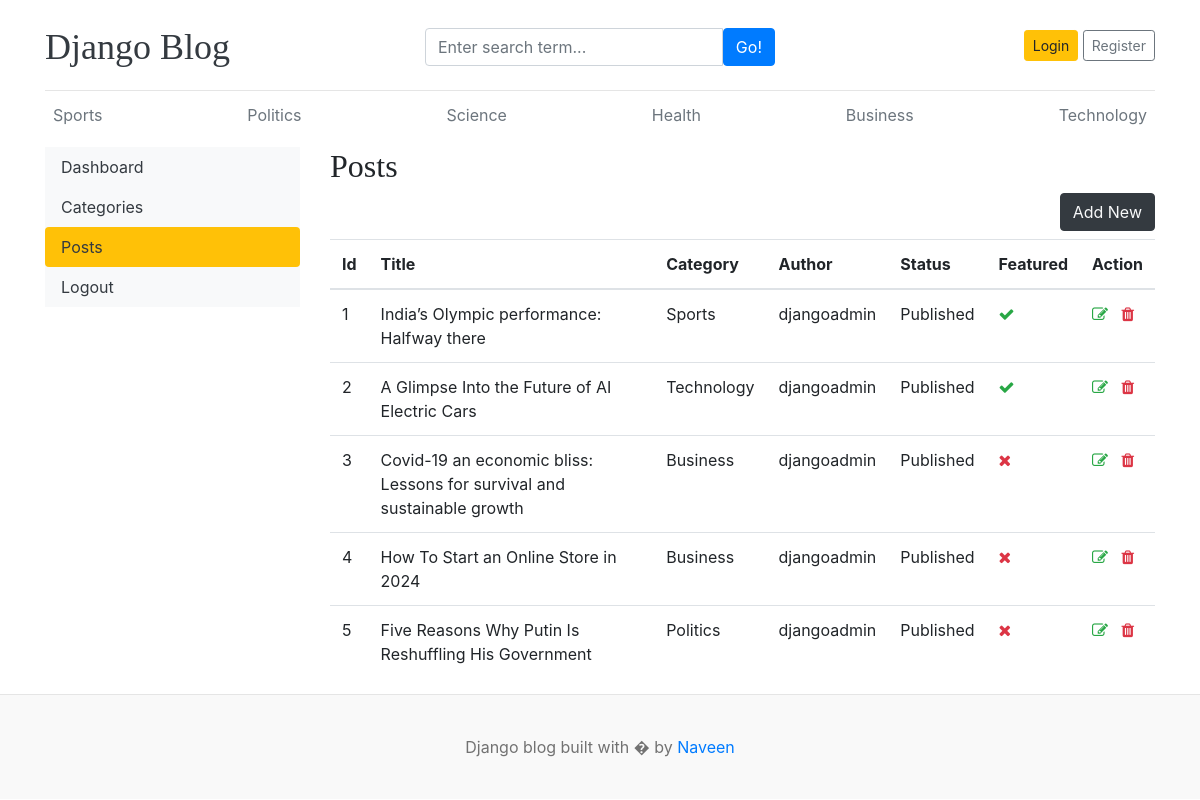
The page /dashboard/posts/ on the database as committed earlier.
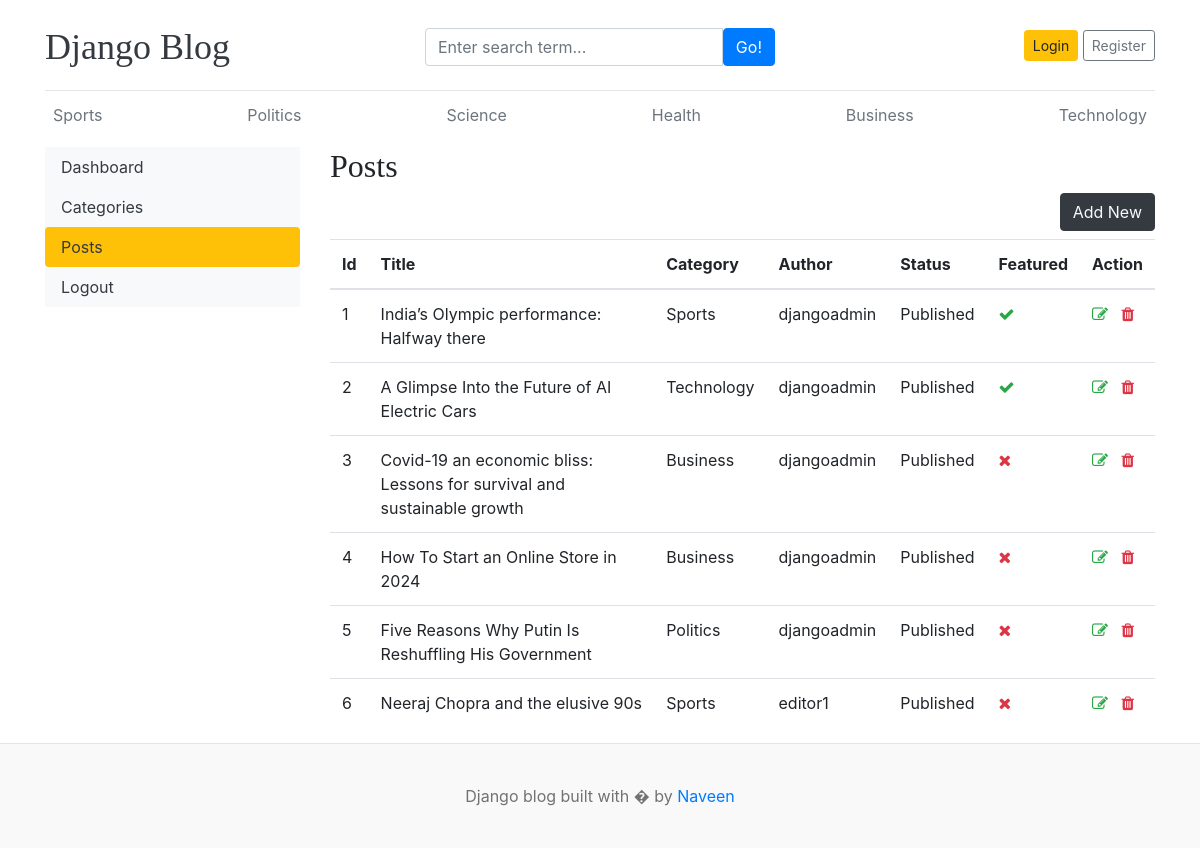
The same page on the database as committed later.
### blog_mod/models.py (models this page shows, shortened)
class Category(models.Model):
    category_name = models.CharField(max_length=50, unique=True)
    created_at = models.DateTimeField(auto_now_add=True)
    updated_at = models.DateTimeField(auto_now=True)
    class Meta:
        verbose_name_plural = "categories"
    def __str__(self) -> str:
        return self.category_name

class Blog(models.Model):
    title = models.CharField(max_length=100)
    slug = models.SlugField(max_length=150, unique=True, blank=True) # blank=true means it is optional field
    category = models.ForeignKey(Category, on_delete=models.CASCADE)
    author = models.ForeignKey(User, models.CASCADE)
    featured_image = models.ImageField(upload_to="uploads/%Y/%m/%d")
    short_description = models.TextField(max_length=500)
    blog_body = models.TextField(max_length=2000)
    status = models.CharField(max_length=20, choices=STATUS_CHOICES, default="Drafts")
    is_featured = models.BooleanField(default=False)
    created_at = models.DateTimeField(auto_now_add=True)
    updated_at = models.DateTimeField(auto_now=True)

### dashboard/views.py (the view)
# urls.py: path("posts/", views.posts, name="posts"),
def posts(request):
    posts = Blog.objects.all()  # posts has a list of objects(blog posts)
    context = {"posts": posts}
    return render(request, "dashboard/posts.html", context)

### blog_mod/context_processors.py (called while the page is built)
def get_category(request):
    categories = Category.objects.all()
    return dict(categories=categories)

def get_socialLinks(request):
    social_links = SocialLinks.objects.all()
    return dict(social_links=social_links)

### templates/dashboard/posts.html (shortened to what this page needs)
{% extends 'base.html' %}
{% block content %}
  <div class="row">
    {% include 'dashboard/sidebar.html' %}
    <div class="col-md-9">
      <h2>Posts</h2>
      <a href="{% url 'add_post' %}" class="btn btn-dark text-light float-right mb-2">Add New</a>
      <table class="table table-hover">
        <thead>
          <tr>
            <th>Id</th>
            <th>Title</th>
            <th>Category</th>
            <th>Author</th>
            <th>Status</th>
            <th>Featured</th>
            <th>Action</th>
          </tr>
        </thead>
        <tbody>
          {% for post in posts %}
            <tr>
              <td>{{ forloop.counter }}</td>
              <td>{{ post.title }}</td>
              <td>{{ post.category }}</td>
              <td>{{ post.author }}</td>
              <td>{{ post.status }}</td>
              <td>
                {% if post.is_featured %}
                  <i class="fa fa-check text-success"></i>
                {% else %}
                  <i class="fa fa-times text-danger"></i>
                {% endif %}
              </td>
              <td>
                <a href="{% url 'edit_post' post.id %}"><i class="fa fa-edit text-success"></i></a>
                <a href="{% url 'delete_post' post.id %}"><i class="fa fa-trash text-danger"></i></a>
              </td>
            </tr>
          {% endfor %}
        </tbody>
      </table>
    </div>
  </div>
{% endblock %}

### templates/base.html (shortened to what this page needs)
{% load static %}
<!DOCTYPE html>
<html lang="en">
  <head>
    <link href="https://getbootstrap.com/docs/4.0/dist/css/bootstrap.min.css" rel="stylesheet" />
    <link rel="stylesheet" href="https://cdnjs.cloudflare.com/ajax/libs/font-awesome/4.7.0/css/font-awesome.min.css">
    <link href="{% static 'css/blog.css' %}" rel="stylesheet" />
  </head>
  <body>
    <div class="container">
      <header class="blog-header py-3">
        <div class="row flex-nowrap justify-content-between align-items-center">
          <div class="col-4 pt-1">
            <a class="blog-header-logo text-dark" href="/">Django Blog</a>
          </div>
          <div class="col-4 pt-1">
            <form action="{% url 'search' %}" method="GET">
              <div class="input-group">
                <input class="form-control" type="text" name="keyword" placeholder="Enter search term..." aria-label="Enter search term..." aria-describedby="button-search" />
                <button type="submit" class="btn btn-primary" id="button-search" type="button">Go!</button>
              </div>
            </form>
          </div>
          <div class="col-4 d-flex justify-content-end align-items-center">
            {% if not user.is_authenticated %}
              <a class="btn btn-sm btn-warning" href="{% url 'login' %}">Login</a> &nbsp;
              <a class="btn btn-sm btn-outline-secondary" href="{% url 'register' %}">Register</a>
            {% else %}
              <span><a class="btn btn-sm btn-warning" href="{% url 'dashboard' %}">Dashboard</a></span>
              &emsp;
              <span><a class="btn btn-sm btn-warning" href="{% url 'logout' %}">Logout</a></span>
            {% endif %}
          </div>
        </div>
      </header>
      <div class="nav-scroller py-1 mb-2">
        <nav class="nav d-flex justify-content-between">
          {% for cat in categories %}
            <a class="p-2 text-muted" href="{% url 'posts_by_category' cat.id %}">{{ cat.category_name }}</a>
          {% endfor %}
        </nav>
      </div>
      {% block content %}
      {% endblock %}
    </div>
    <footer class="blog-footer">
      <p>
        Django blog built with � by <a href="#">Naveen</a>
      </p>
    </footer>
  </body>
</html>

Rows that differ between the two databases and show on the page:
added Blog: title "Neeraj Chopra and the elusive 90s", category "Sports", author "editor1", status "Published", is_featured False (drawn)
